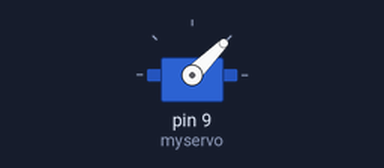
A sketch run on a simulated Arduino Uno, built with avr-gcc and run on an emulated ATmega328P. Parts: servo.

Above: at 0.05 s.
At 1.15 s:
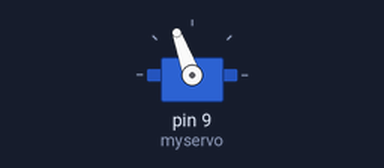
At 1.25 s:
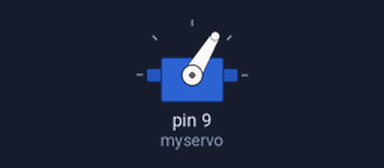
At 2.25 s:
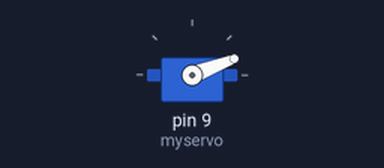
Timing chart, 0 to 5.2 s (numbered marks = the images above):
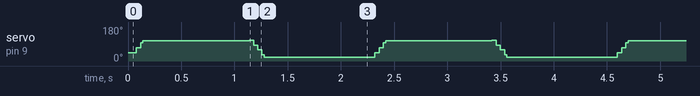

The sketch:

Servo_saccade.ino
```cpp
// Servo Saccade
// by Jason Goodman
// based on code by BARRAGAN <http://barraganstudio.com>
//
// Slew a servo at a rate similar to the saccade of a human eye.
// Note that for saccades of more than 20 degrees, a standard servo may not be able
// to move fast enough!
//
// Saccade time us = 2200 * degrees of slew + 21000
// Time for each degree us = 2200 + 21000/degrees
//
// Slew speed for 20 degree saccade: 2200+21000/20 = 3200 us/degree
// Max slew speed for my servo (unloaded): 90 degrees in 300 ms = 3300 us/degree

// Hookups:
// Brown servo wire (-) to GND
// Red servo wire (+) to 5v
// Yellow/orange wire (S) to pin 9 via 3v-5v level shifter

#include <PWMServo.h>

typedef enum {STD, DS760} servotypes;

const servotypes servo_type = DS760;

PWMServo myservo;  // create servo object to control a servo

float pos = 0.;    // variable to store the servo position

int slewdegrees = 60;
int delaymicros = 2200 + 2100/slewdegrees;
// int delaymicros = 10; // Super fast, for testing

float scalefactor = 1.0;  // Compensates for servos whose full travel is not 180 degrees

void setup() {
  if (servo_type == DS760) {
    myservo.attach(9,400,1100);  // attaches the servo on pin 9 to the servo object -- MKS DS760 servo timings
    scalefactor = 180.0/120.0;  // DS760 only goes 120 degrees
  } else {
    myservo.attach(9);  // attaches the servo on pin 9 to the servo object -- Standard servo
  }
  delaymicros = 2200+2100/slewdegrees;
}

void loop() {
  for(pos = 0.; pos < slewdegrees*scalefactor; pos += 1*scalefactor) { // 1 degree steps
    myservo.write(20+pos);              // tell servo to go to position in variable 'pos'
    delayMicroseconds(delaymicros);                       // wait for the servo to reach the position
  }
  delay(1000); // wait a second
  for(pos = slewdegrees*scalefactor; pos > 0.; pos -= 1*scalefactor) { // 1 degree steps
    myservo.write(20+pos);              // tell servo to go to position in variable 'pos'
    delayMicroseconds(delaymicros);                       // wait for the servo to reach the position
  }
  delay(1000); // wait a second
}
```

Measured:
- by itself, servo on pin 9 (myservo): repeats every 2.3 s: 96° 0.02 s, 108° 1.0 s, 110° 0.04 s, 84° 0.04 s, 59° 0.04 s, 33° 0.02 s, 21° 1.0 s, 20° 0.04 s, 45° 0.04 s, 71° 0.04 s
